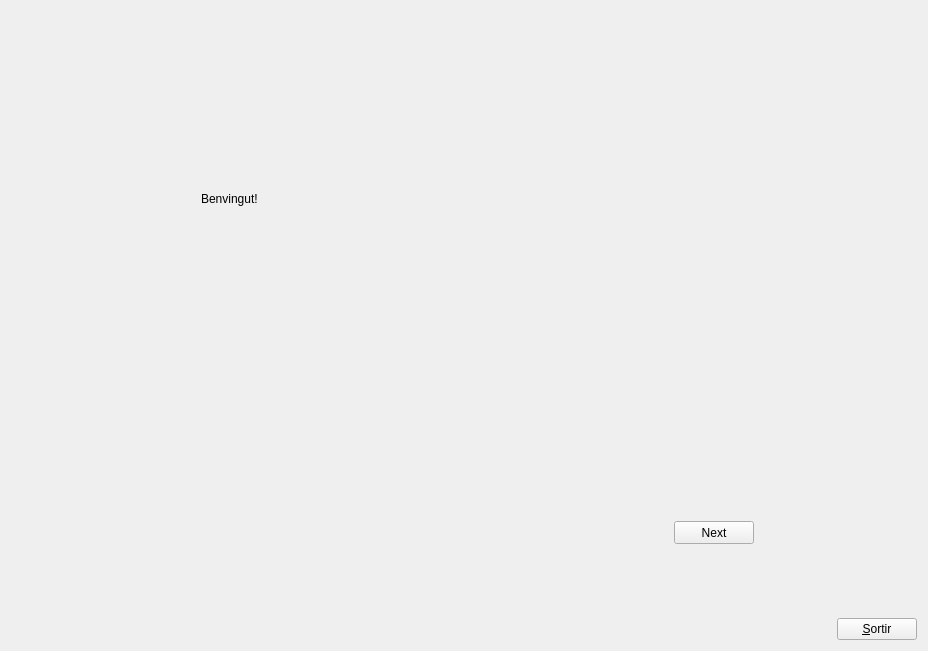
<?xml version="1.0" encoding="UTF-8"?>
<ui version="4.0">
 <class>MyForm</class>
 <widget class="QWidget" name="MyForm">
  <property name="geometry">
   <rect>
    <x>0</x>
    <y>0</y>
    <width>928</width>
    <height>651</height>
   </rect>
  </property>
  <property name="windowTitle">
   <string>IDI-Lab</string>
  </property>
  <layout class="QHBoxLayout" name="horizontalLayout">
   <item>
    <widget class="MyGLWidget" name="widget" native="true">
     <property name="sizePolicy">
      <sizepolicy hsizetype="Expanding" vsizetype="Expanding">
       <horstretch>0</horstretch>
       <verstretch>0</verstretch>
      </sizepolicy>
     </property>
     <property name="minimumSize">
      <size>
       <width>50</width>
       <height>50</height>
      </size>
     </property>
     <widget class="QLabel" name="label">
      <property name="geometry">
       <rect>
        <x>190</x>
        <y>180</y>
        <width>91</width>
        <height>16</height>
       </rect>
      </property>
      <property name="text">
       <string>Benvingut!</string>
      </property>
     </widget>
    </widget>
   </item>
   <item>
    <widget class="QStackedWidget" name="pages">
     <property name="currentIndex">
      <number>0</number>
     </property>
     <widget class="QWidget" name="page_4">
      <widget class="QPushButton" name="btnNext1">
       <property name="geometry">
        <rect>
         <x>250</x>
         <y>510</y>
         <width>80</width>
         <height>23</height>
        </rect>
       </property>
       <property name="text">
        <string>Next</string>
       </property>
      </widget>
     </widget>
     <widget class="QWidget" name="page_6">
      <widget class="QLabel" name="imageLabel">
       <property name="geometry">
        <rect>
         <x>80</x>
         <y>150</y>
         <width>201</width>
         <height>221</height>
        </rect>
       </property>
       <property name="text">
        <string>imageLabel</string>
       </property>
      </widget>
     </widget>
     <widget class="QWidget" name="page_3">
      <widget class="QLabel" name="label_3">
       <property name="geometry">
        <rect>
         <x>140</x>
         <y>260</y>
         <width>111</width>
         <height>16</height>
        </rect>
       </property>
       <property name="text">
        <string>Fin del tutorial</string>
       </property>
      </widget>
     </widget>
    </widget>
   </item>
   <item>
    <layout class="QVBoxLayout" name="verticalLayout">
     <item>
      <spacer name="verticalSpacer">
       <property name="orientation">
        <enum>Qt::Vertical</enum>
       </property>
       <property name="sizeHint" stdset="0">
        <size>
         <width>20</width>
         <height>40</height>
        </size>
       </property>
      </spacer>
     </item>
     <item>
      <widget class="QPushButton" name="pushButton">
       <property name="sizePolicy">
        <sizepolicy hsizetype="Fixed" vsizetype="Fixed">
         <horstretch>0</horstretch>
         <verstretch>0</verstretch>
        </sizepolicy>
       </property>
       <property name="text">
        <string>&amp;Sortir</string>
       </property>
      </widget>
     </item>
    </layout>
   </item>
  </layout>
 </widget>
 <customwidgets>
  <customwidget>
   <class>MyGLWidget</class>
   <extends>QWidget</extends>
   <header>MyGLWidget.h</header>
   <container>1</container>
  </customwidget>
 </customwidgets>
 <resources/>
 <connections>
  <connection>
   <sender>pushButton</sender>
   <signal>clicked()</signal>
   <receiver>MyForm</receiver>
   <slot>close()</slot>
   <hints>
    <hint type="sourcelabel">
     <x>808</x>
     <y>715</y>
    </hint>
    <hint type="destinationlabel">
     <x>839</x>
     <y>529</y>
    </hint>
   </hints>
  </connection>
 </connections>
</ui>
